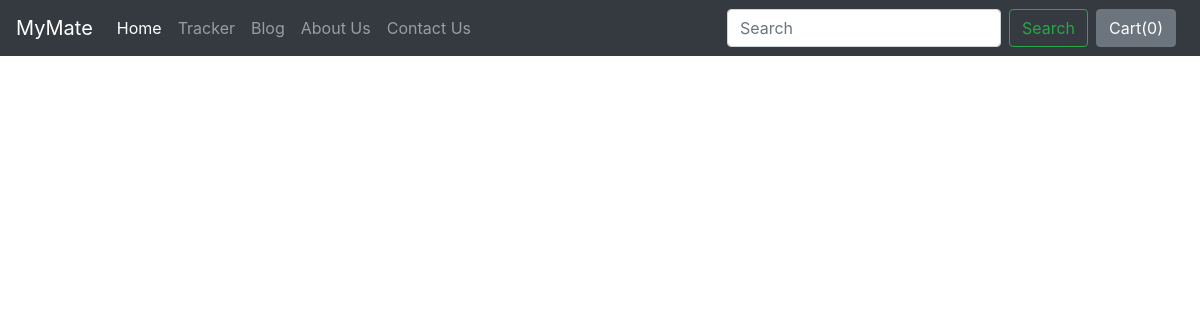
Before: /blog/ with the older database file.
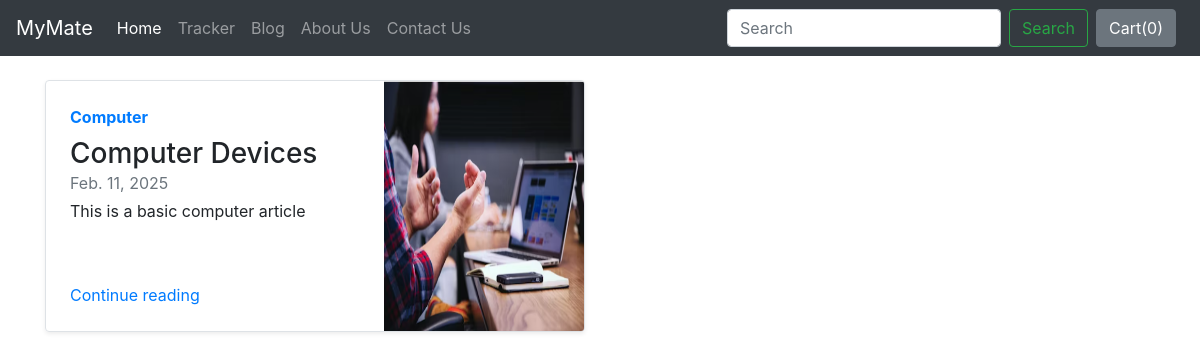
After: the same page with the newer database file.
### blog/models.py (models this page shows, shortened)
class Blogpost(models.Model):
    post_id = models.AutoField(primary_key=True)
    title = models.CharField(max_length=50)
    head0 = models.CharField(max_length=500)
    chead0 = models.CharField(max_length=5000, default="")
    head1 = models.CharField(max_length=500)
    chead1 = models.CharField(max_length=5000, default="")
    head2 = models.CharField(max_length=500)
    chead2 = models.CharField(max_length=5000, default="")
    pub_date = models.DateField()
    thumbnail = models.ImageField(upload_to='blog/images', default="")

### blog/views.py (the view)
# urls.py: path("", views.index, name="blogHome"),
def index(request):
    myposts = Blogpost.objects.all()
    return render(request, 'blog/index.html', {'myposts': myposts})

### blog/templates/blog/index.html (shortened to what this page needs)
{% extends 'blog/basic.html' %}
{% block body %}
    <div class="container my-4">
        <div class="row mb-2">
        {% for item in myposts %}
            <div class="col-md-6">
                <div class="row no-gutters border rounded overflow-hidden flex-md-row mb-4 shadow-sm h-md-250 position-relative">
                <div class="col p-4 d-flex flex-column position-static">
                    <strong class="d-inline-block mb-2 text-primary">{{item.title}}</strong>
                    <h3 class="mb-0">{{item.head0}}</h3>
                    <div class="mb-1 text-muted">{{item.pub_date}}</div>
                    <p class="card-text mb-auto">{{item.chead0}}</p>
                    <a href="blogpost/{{item.post_id}}" class="stretched-link">Continue reading</a>
                </div>
                <div class="col-auto d-none d-lg-block">
                    <img src="/media/{{item.thumbnail}}" alt="thumbnail" class="bd-placeholder-img" width="200" height="250" aria-label="Placeholder: Thumbnail"/>
                </div>
                </div>
            </div>
        {% endfor %}
    </div>
{% endblock %}

Changed rows visible on the page:
added Blogpost: title "Computer", head0 "Computer Devices", pub_date "Feb. 11, 2025", chead0 "This is a basic computer article", thumbnail (picture)
